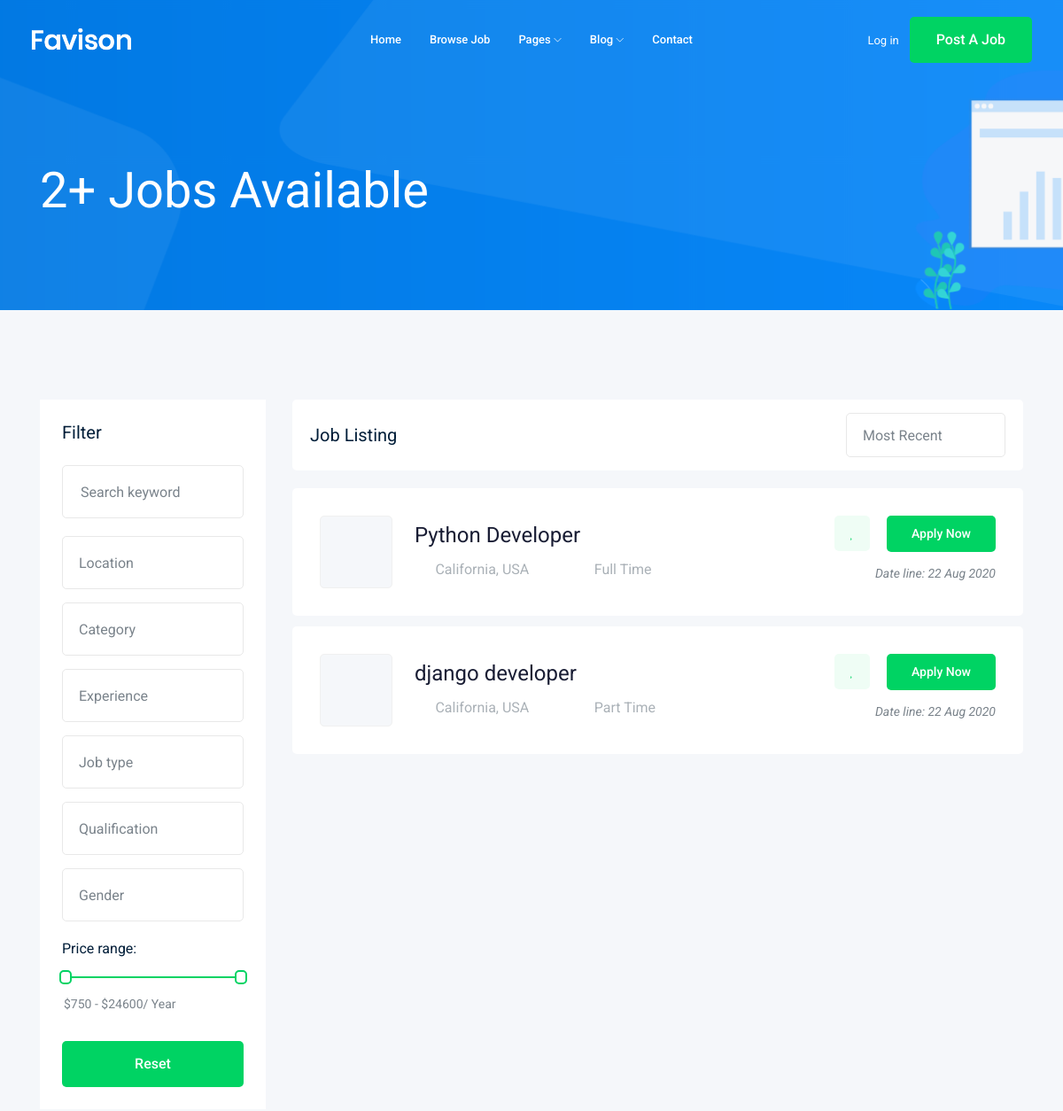
/jobs/?page=2 (upper part), run on an earlier commit of the app's database.
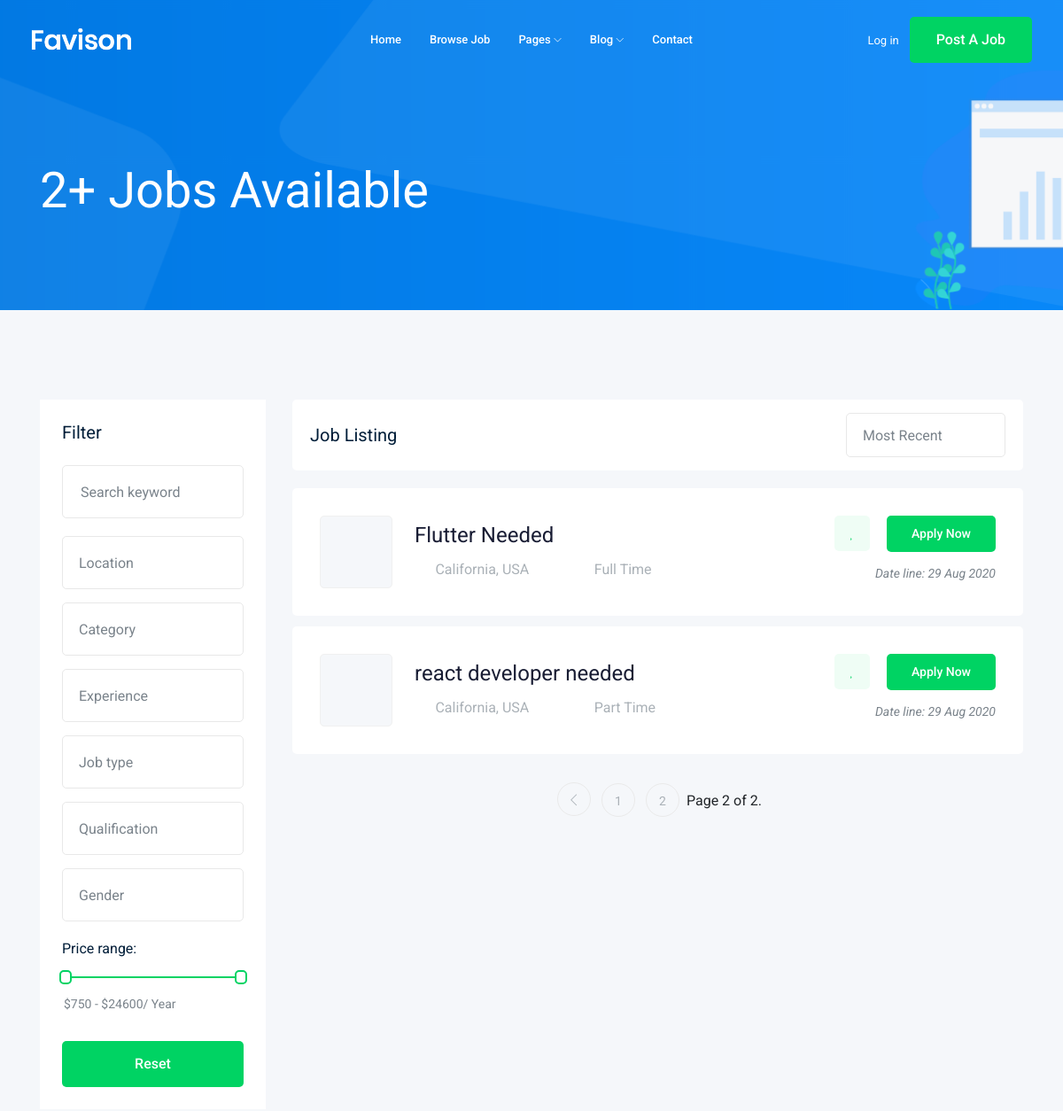
And on a later commit of the database.
### job/models.py (models this page shows, shortened)
class job(models.Model):
    owner = models.ForeignKey(User, related_name='job_owner', on_delete=models.CASCADE)
    title = models.CharField(max_length=100)
    job_type = models.CharField(max_length=15, choices=JOB_TYPE )
    description = models.TextField(max_length=1000)
    published_at = models.DateTimeField(auto_now=True)
    vacancy = models.IntegerField(default=1)
    salary =  models.IntegerField(default=0)
    experience = models.IntegerField(default=1)
    category = models.ForeignKey('category', on_delete=models.CASCADE) #ben double '' 3shan l category class gia b3dha w l cascde 3shan law ms7t l category yms7 kol l jobs l gwaha
    image = models.ImageField(upload_to = image_upload)
    slug = models.SlugField(blank=True, null=True)
    def __str__(self):
        return self.title

### job/views.py (the view)
# urls.py: path('', views.job_list, name='job_List'),
def job_list(request):
    job_list = job.objects.all()
    paginator = Paginator(job_list, 2) # Show 1 contacts per page.
    page_number = request.GET.get('page')
    page_obj = paginator.get_page(page_number)
    context = { 'jobs' : page_obj}
    return render(request, 'job/job_list.html', context)

### job/templates/job/job_list.html (shortened to what this page needs)
  {% extends 'base.html' %}
   {% block body %}
    <div class="bradcam_area bradcam_bg_1">
        <div class="container">
            <div class="row">
                <div class="col-xl-12">
                    <div class="bradcam_text">
                        <h3>{{jobs|length }}+ Jobs Available</h3>
                    </div>
                </div>
            </div>
        </div>
    </div>
    <div class="job_listing_area plus_padding">
        <div class="container">
            <div class="row">
                <div class="col-lg-3">
                    <div class="job_filter white-bg">
                        <div class="form_inner white-bg">
                            <h3>Filter</h3>
                            <form action="#">
                                <div class="row">
                                    <div class="col-lg-12">
                                        <div class="single_field">
                                            <input type="text" placeholder="Search keyword">
                                        </div>
                                    </div>
                                    <div class="col-lg-12">
                                    </div>
                                    <div class="col-lg-12">
                                    </div>
                                    <div class="col-lg-12">
                                    </div>
                                    <div class="col-lg-12">
                                    </div>
                                    <div class="col-lg-12">
                                    </div>
                                    <div class="col-lg-12">
                                    </div>
                                </div>
                            </form>
                        </div>
                        <div class="range_wrap">
                            <label for="amount">Price range:</label>
                            <div id="slider-range"></div>
                            <p>
                                <input type="text" id="amount" readonly style="border:0; color:#7A838B; font-size: 14px; font-weight:400;">
                            </p>
                        </div>
                        <div class="reset_btn">
                            <button  class="boxed-btn3 w-100" type="submit">Reset</button>
                        </div>
                    </div>
                </div>
                <div class="col-lg-9">
                    <div class="recent_joblist_wrap">
                        <div class="recent_joblist white-bg ">
                            <div class="row align-items-center">
                                <div class="col-md-6">
                                    <h4>Job Listing</h4>
                                </div>
                                <div class="col-md-6">
                                    <div class="serch_cat d-flex justify-content-end">
                                    </div>
                                </div>
                            </div>
                        </div>
                    </div>
                    <div class="job_lists m-0">
                        <div class="row">
                            {% for job in jobs %}
                            <div class="col-lg-12 col-md-12">
                                <div class="single_jobs white-bg d-flex justify-content-between">
                                    <div class="jobs_left d-flex align-items-center">
                                        <div class="thumb">
                                        </div>
                                        <div class="jobs_conetent">
                                            <a href="{% url 'jobs:job_detail' job.slug %}"><h4>{{ job }}</h4></a>
                                            <div class="links_locat d-flex align-items-center">
                                                <div class="location">
                                                    <p> <i class="fa fa-map-marker"></i> California, USA</p>
                                                </div>
                                                <div class="location">
                                                    <p> <i class="fa fa-clock-o"></i> {{ job.job_type }}</p>
                                                </div>
                                            </div>
                                        </div>
                                    </div>
                                    <div class="jobs_right">
                                        <div class="apply_now">
                                            <a class="heart_mark" href="#"> <i class="fa fa-heart"></i> </a>
                                            <a href="{% url 'jobs:job_detail' job.slug %}" class="boxed-btn3">Apply Now</a>
                                        </div>
                                        <div class="date">
                                            <p>Date line: {{ job.published_at|date:'d M Y' }}</p>
                                        </div>
                                    </div>
                                </div>
                            </div>
                            {% endfor %}
                        </div>
                        {% if jobs.has_other_pages %}
                        <div class="row">
                            <div class="col-lg-12">
                                <div class="pagination_wrap">
                                    <ul>
                                        {% if jobs.has_previous %}
                                            <li><a href="?page={{ jobs.previous_page_number }}"> <i class="ti-angle-left"></i> </a></li>
                                        {% endif %}
                                        {% for i in jobs.paginator.page_range %}
                                            <li><a href="?page={{i}}"><span>{{i}}</span></a></li>
                                        {% endfor %}
                                        <span class="current">
                                            Page {{ jobs.number }} of {{ jobs.paginator.num_pages }}.
                                        </span>
                                    </ul>
                                </div>
                            </div>
                        </div>
                        {% endif %}
                    </div>
                </div>
            </div>
        </div>
    </div>
    {% endblock body %}

### templates/base.html (shortened to what this page needs)
{% load static %}
<!doctype html>
<html class="no-js" lang="zxx">
<head>
    <link rel="stylesheet" href="{% static 'css/bootstrap.min.css' %}">
    <link rel="stylesheet" href="{% static 'css/owl.carousel.min.css' %}">
    <link rel="stylesheet" href="{% static 'css/magnific-popup.css' %}">
    <link rel="stylesheet" href="{% static 'css/font-awesome.min.css' %}">
    <link rel="stylesheet" href="{% static 'css/themify-icons.css' %}">
    <link rel="stylesheet" href="{% static 'css/nice-select.css' %}">
    <link rel="stylesheet" href="{% static 'css/flaticon.css' %}">
    <link rel="stylesheet" href="{% static 'css/jquery-ui.css' %}">
    <link rel="stylesheet" href="{% static 'css/gijgo.css' %}">
    <link rel="stylesheet" href="{% static 'css/animate.min.css' %}">
    <link rel="stylesheet" href="{% static 'css/slicknav.css' %}">
    <link rel="stylesheet" href="{% static 'css/style.css' %}">
</head>
<body>
    <header>
        <div class="header-area ">
            <div id="sticky-header" class="main-header-area">
                <div class="container-fluid ">
                    <div class="header_bottom_border">
                        <div class="row align-items-center">
                            <div class="col-xl-3 col-lg-2">
                                <div class="logo">
                                    <a href="index.html">
                                        <img src="img/logo.png" alt="">
                                    </a>
                                </div>
                            </div>
                            <div class="col-xl-6 col-lg-7">
                                <div class="main-menu  d-none d-lg-block">
                                    <nav>
                                        <ul id="navigation">
                                            <li><a href="index.html">home</a></li>
                                            <li><a href="jobs.html">Browse Job</a></li>
                                            <li><a href="#">pages <i class="ti-angle-down"></i></a>
                                            </li>
                                            <li><a href="#">blog <i class="ti-angle-down"></i></a>
                                            </li>
                                            <li><a href="contact.html">Contact</a></li>
                                        </ul>
                                    </nav>
                                </div>
                            </div>
                            <div class="col-xl-3 col-lg-3 d-none d-lg-block">
                                <div class="Appointment">
                                    <div class="phone_num d-none d-xl-block">
                                        <a href="#">Log in</a>
                                    </div>
                                    <div class="d-none d-lg-block">
                                        <a class="boxed-btn3" href="#">Post a Job</a>
                                    </div>
                                </div>
                            </div>
                            <div class="col-12">
                            </div>
                        </div>
                    </div>
                </div>
            </div>
        </div>
    </header>
    {% block body %}
    {% endblock body %}
</body>
</html>

What changed in the data, as far as the page shows it:
no longer on this page (row unchanged): job: title "Python Developer", job_type "Full Time", published_at "22 Aug 2020"
no longer on this page (row unchanged): job: title "django developer", job_type "Part Time", published_at "22 Aug 2020"
added job: title "Flutter Needed", job_type "Full Time", published_at "29 Aug 2020"
added job: title "react developer needed", job_type "Part Time", published_at "29 Aug 2020"
Also different on the page:
{{ jobs.number }}: (not shown) → "2"
{{ jobs.paginator.num_pages }}: (not shown) → "2"
new list line: "1"
new list line: "2"
text now shown: "Page of ."
